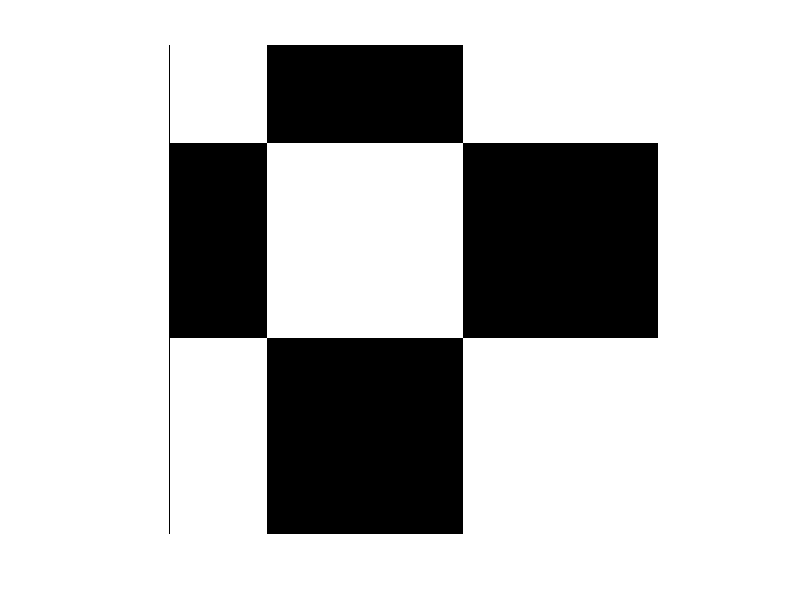

Here is the MATLAB script that generated this plot:
%Chess board
m=input('Enter number of rows: ');
n=input('Enter number of columns: ');
A=ones(m,n);
for i=1:n
    for j=1:m
        temp1=floor((i-1)/(m/8));
        temp2=floor((j-1)/(n/8));
        if (rem(temp1,2)==0 && rem(temp2,2)==1)||(rem(temp1,2)==1 && rem(temp2,2)==0)
            A(i,j)=0;
        end
    end
end
imshow(A);